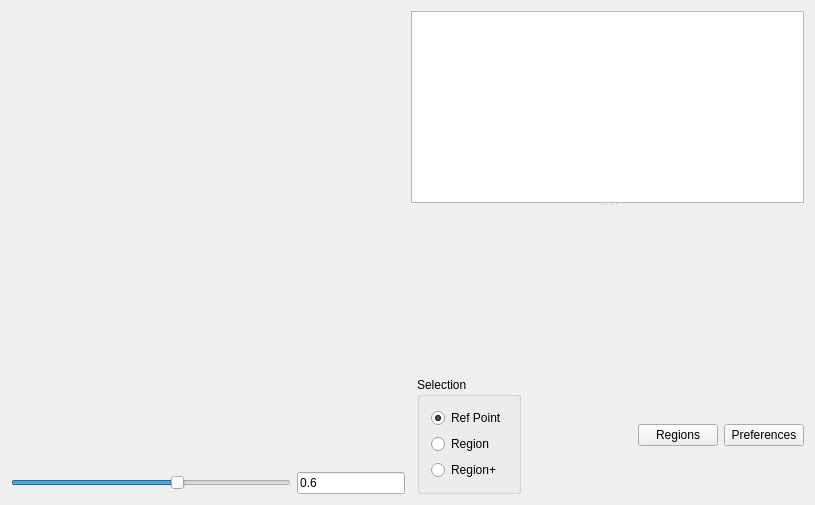
<?xml version="1.0" encoding="UTF-8"?>
<ui version="4.0">
 <class>ExplorationWidgetClass</class>
 <widget class="QWidget" name="ExplorationWidgetClass">
  <property name="geometry">
   <rect>
    <x>0</x>
    <y>0</y>
    <width>815</width>
    <height>505</height>
   </rect>
  </property>
  <property name="focusPolicy">
   <enum>Qt::ClickFocus</enum>
  </property>
  <property name="windowTitle">
   <string>ExplorationWidget</string>
  </property>
  <layout class="QGridLayout" name="gridLayout">
   <item row="0" column="0">
    <layout class="QVBoxLayout" name="verticalLayout_3">
     <item>
      <widget class="VCGL::MapLayoutView" name="mapTeleconnectivity" native="true">
       <property name="sizePolicy">
        <sizepolicy hsizetype="MinimumExpanding" vsizetype="Preferred">
         <horstretch>0</horstretch>
         <verstretch>0</verstretch>
        </sizepolicy>
       </property>
      </widget>
     </item>
     <item>
      <widget class="VCGL::MapLayoutView" name="mapCorrelation" native="true">
       <property name="sizePolicy">
        <sizepolicy hsizetype="MinimumExpanding" vsizetype="Preferred">
         <horstretch>0</horstretch>
         <verstretch>0</verstretch>
        </sizepolicy>
       </property>
      </widget>
     </item>
     <item>
      <layout class="QHBoxLayout" name="horizontalLayout">
       <item>
        <widget class="QSlider" name="slThreshold">
         <property name="sizePolicy">
          <sizepolicy hsizetype="MinimumExpanding" vsizetype="Fixed">
           <horstretch>0</horstretch>
           <verstretch>0</verstretch>
          </sizepolicy>
         </property>
         <property name="maximum">
          <number>100</number>
         </property>
         <property name="value">
          <number>60</number>
         </property>
         <property name="orientation">
          <enum>Qt::Horizontal</enum>
         </property>
        </widget>
       </item>
       <item>
        <widget class="QLineEdit" name="edThreshold">
         <property name="sizePolicy">
          <sizepolicy hsizetype="Fixed" vsizetype="Fixed">
           <horstretch>0</horstretch>
           <verstretch>0</verstretch>
          </sizepolicy>
         </property>
         <property name="minimumSize">
          <size>
           <width>60</width>
           <height>0</height>
          </size>
         </property>
         <property name="text">
          <string>0.6</string>
         </property>
         <property name="readOnly">
          <bool>true</bool>
         </property>
        </widget>
       </item>
      </layout>
     </item>
    </layout>
   </item>
   <item row="0" column="1">
    <layout class="QVBoxLayout" name="verticalLayout_2">
     <item>
      <widget class="QSplitter" name="splitter">
       <property name="orientation">
        <enum>Qt::Vertical</enum>
       </property>
       <widget class="QListWidget" name="wLinksList">
        <property name="sizePolicy">
         <sizepolicy hsizetype="MinimumExpanding" vsizetype="Preferred">
          <horstretch>0</horstretch>
          <verstretch>0</verstretch>
         </sizepolicy>
        </property>
        <property name="baseSize">
         <size>
          <width>0</width>
          <height>0</height>
         </size>
        </property>
       </widget>
       <widget class="VCGL::ProjectionWidget" name="wProjection" native="true">
        <property name="sizePolicy">
         <sizepolicy hsizetype="MinimumExpanding" vsizetype="Preferred">
          <horstretch>0</horstretch>
          <verstretch>1</verstretch>
         </sizepolicy>
        </property>
        <property name="baseSize">
         <size>
          <width>0</width>
          <height>0</height>
         </size>
        </property>
       </widget>
      </widget>
     </item>
     <item>
      <layout class="QHBoxLayout" name="horizontalLayout_2">
       <item>
        <widget class="QFrame" name="frame">
         <property name="frameShape">
          <enum>QFrame::StyledPanel</enum>
         </property>
         <property name="frameShadow">
          <enum>QFrame::Raised</enum>
         </property>
        </widget>
       </item>
       <item>
        <widget class="QGroupBox" name="groupBox">
         <property name="title">
          <string>Selection</string>
         </property>
         <layout class="QVBoxLayout" name="verticalLayout">
          <item>
           <widget class="QRadioButton" name="rbtnRefPoint">
            <property name="text">
             <string>Ref Point</string>
            </property>
            <property name="checked">
             <bool>true</bool>
            </property>
           </widget>
          </item>
          <item>
           <widget class="QRadioButton" name="rbtnRegion">
            <property name="text">
             <string>Region</string>
            </property>
           </widget>
          </item>
          <item>
           <widget class="QRadioButton" name="rbtnRegionPlus">
            <property name="text">
             <string>Region+</string>
            </property>
           </widget>
          </item>
         </layout>
        </widget>
       </item>
       <item>
        <spacer name="horizontalSpacer">
         <property name="orientation">
          <enum>Qt::Horizontal</enum>
         </property>
         <property name="sizeHint" stdset="0">
          <size>
           <width>40</width>
           <height>20</height>
          </size>
         </property>
        </spacer>
       </item>
       <item>
        <widget class="QPushButton" name="btnRegions">
         <property name="text">
          <string>Regions</string>
         </property>
        </widget>
       </item>
       <item>
        <widget class="QPushButton" name="btnPreferences">
         <property name="text">
          <string>Preferences</string>
         </property>
        </widget>
       </item>
      </layout>
     </item>
    </layout>
   </item>
  </layout>
 </widget>
 <layoutdefault spacing="6" margin="11"/>
 <customwidgets>
  <customwidget>
   <class>VCGL::MapLayoutView</class>
   <extends>QWidget</extends>
   <header>exploration/maps/maplayoutview.h</header>
   <container>1</container>
  </customwidget>
  <customwidget>
   <class>VCGL::ProjectionWidget</class>
   <extends>QWidget</extends>
   <header>exploration/projection/projectionwidget.h</header>
   <container>1</container>
  </customwidget>
 </customwidgets>
 <resources/>
 <connections/>
</ui>
